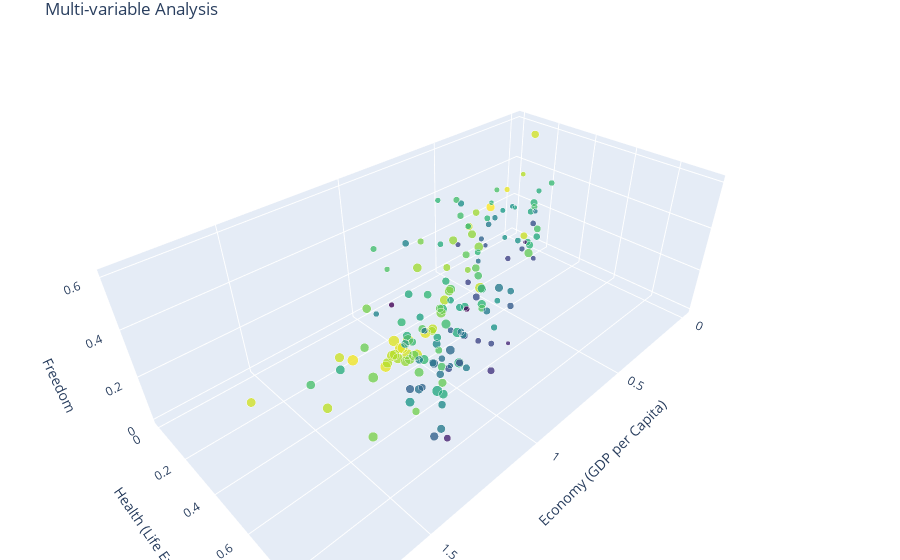

The cell this chart's notebook holds for it:
### Code cell
import plotly.graph_objects as go

# Assuming whr_df contains the DataFrame with the relevant variables

fig = go.Figure(data=[go.Scatter3d(
    x=whr_df['Economy (GDP per Capita)'],
    y=whr_df['Health (Life Expectancy)'],
    z=whr_df['Freedom'],
    mode='markers',
    marker=dict(
        color=whr_df['Freedom'],  # Color based on Generosity
        colorscale='Viridis',    # Specify a color scale
        size=whr_df['Happiness Score'],  # Size based on Happiness Rank
        opacity=0.8
    ),
    text=whr_df['Country']  # Display country name on hover
)])

fig.update_layout(
    scene=dict(
        xaxis=dict(title='Economy (GDP per Capita)'),
        yaxis=dict(title='Health (Life Expectancy)'),
        zaxis=dict(title='Freedom'),
    ),
    title='Multi-variable Analysis',
    margin=dict(l=0, r=0, b=0, t=30)  # Adjust margins for better visualization
)

fig.show()

### Figure 1 — Plotly figure (JSON) as saved in the notebook; plotly's stock layout.template omitted (floating-point values rounded to 4 significant figures; data arrays with more than 128 entries replaced by an {"elided": "..."} marker saying what was removed)
{"data": [{"marker": {"color": {"elided": "157 float values"}, "colorscale": [[0, "#440154"], [0.1111, "#482878"], [0.2222, "#3e4989"], [0.3333, "#31688e"], [0.4444, "#26828e"], [0.5556, "#1f9e89"], [0.6667, "#35b779"], [0.7778, "#6ece58"], [0.8889, "#b5de2b"], [1, "#fde725"]], "opacity": 0.8, "size": {"elided": "157 float values"}}, "mode": "markers", "text": {"elided": "157 str values"}, "type": "scatter3d", "x": {"elided": "157 float values"}, "y": {"elided": "157 float values"}, "z": {"elided": "157 float values"}}], "layout": {"margin": {"b": 0, "l": 0, "r": 0, "t": 30}, "scene": {"xaxis": {"title": {"text": "Economy (GDP per Capita)"}}, "yaxis": {"title": {"text": "Health (Life Expectancy)"}}, "zaxis": {"title": {"text": "Freedom"}}}, "title": {"text": "Multi-variable Analysis"}}}
